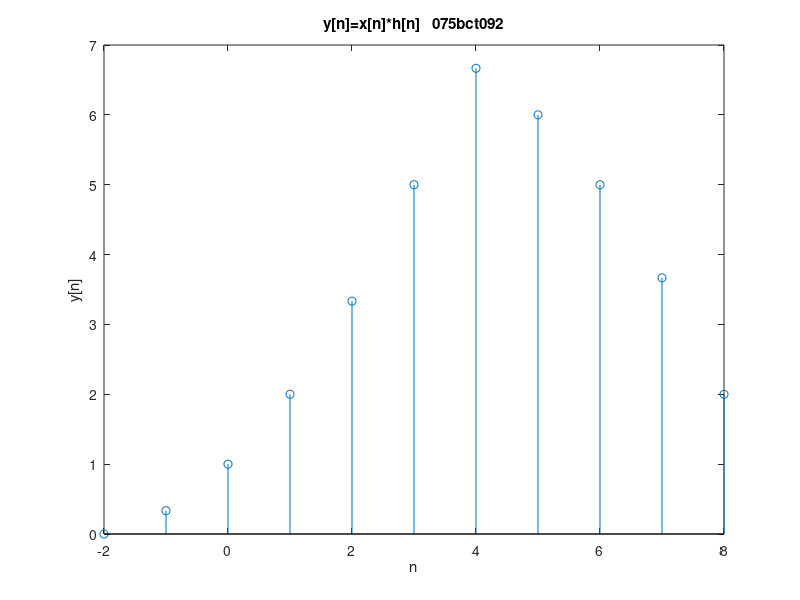

This figure's MATLAB source:
n1= [0,1,2,3,4,5,6];
x1=[0,1/3,2/3,1,4/3,5/3,2];
n2=[-2,-1,0,1,2];
x2=[1,1,1,1,1];
y=conv(x1,x2);
n=-2:8;
stem(n,y);
title('y[n]=x[n]*h[n]   075bct092');
xlabel('n');
ylabel('y[n]');
